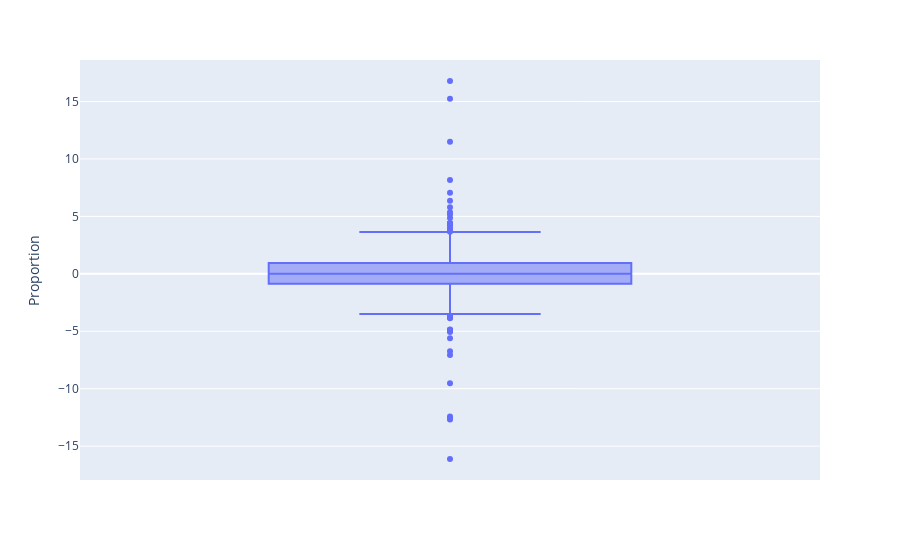

Here is the notebook cell this chart was saved with:
### Code cell
fig = px.box(traid_data, y='Proportion')
fig.show()

### Figure 1 — Plotly figure (JSON) as saved in the notebook; plotly's stock layout.template omitted (floating-point values rounded to 4 significant figures; data arrays with more than 128 entries replaced by an {"elided": "..."} marker saying what was removed)
{"data": [{"alignmentgroup": "True", "hovertemplate": "Proportion=%{y}<extra></extra>", "legendgroup": "", "marker": {"color": "#636efa"}, "name": "", "notched": false, "offsetgroup": "", "orientation": "v", "showlegend": false, "type": "box", "x0": " ", "xaxis": "x", "y": {"elided": "359 float values"}, "y0": " ", "yaxis": "y"}], "layout": {"boxmode": "group", "legend": {"tracegroupgap": 0}, "margin": {"t": 60}, "xaxis": {"anchor": "y", "domain": [0, 1]}, "yaxis": {"anchor": "x", "domain": [0, 1], "title": {"text": "Proportion"}}}}
